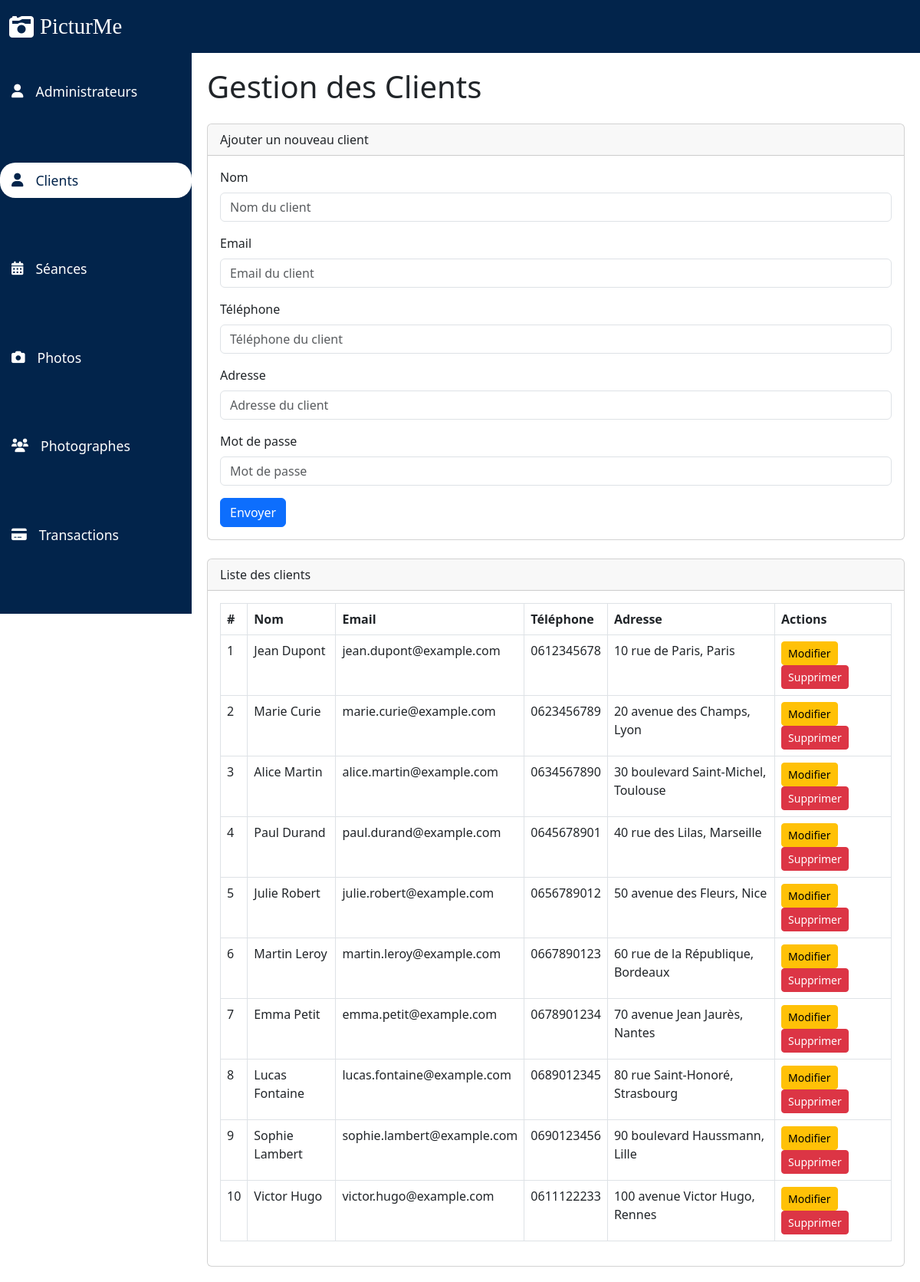
Page /pages/dashboard/clients.php on the committed database.
### tables this page shows
CREATE TABLE Client (
                        id_client INT PRIMARY KEY AUTO_INCREMENT,
                        nom VARCHAR(100) NOT NULL,
                        email VARCHAR(100) NOT NULL,
                        telephone VARCHAR(15),
                        adresse TEXT
);

### public/pages/dashboard/clients.php (the view, shortened to what this page needs)
<?php
include "../../login/connexion_bdd.php";
$sql = "SELECT * FROM Client";
$result = $conn->query($sql);
?>
<?php
include "../../composants/header.php";
include "../../composants/navbar.php";
include "../../composants/sidebar.php";
?>
<div class="content">
    <h1 class="mb-4">Gestion des Clients</h1>
    <div class="card mb-4">
        <div class="card-header">Ajouter un nouveau client</div>
        <div class="card-body">
            <form action="clients.php" method="post">
                <div class="mb-3">
                    <label for="Nom" class="form-label">Nom</label>
                    <input type="text" id="Nom" name="nom" class="form-control" placeholder="Nom du client" required>
                </div>
                <div class="mb-3">
                    <label for="email" class="form-label">Email</label>
                    <input type="email" id="email" name="email" class="form-control" placeholder="Email du client" required>
                </div>
                <div class="mb-3">
                    <label for="telephone" class="form-label">Téléphone</label>
                    <input type="tel" id="telephone" name="telephone" class="form-control" placeholder="Téléphone du client" required>
                </div>
                <div class="mb-3">
                    <label for="adresse" class="form-label">Adresse</label>
                    <input type="text" id="adresse" name="adresse" class="form-control" placeholder="Adresse du client" required>
                </div>
                <div class="mb-3">
                    <label for="mot_de_passe" class="form-label">Mot de passe</label>
                    <input type="password" id="mot_de_passe" name="mot_de_passe" class="form-control" placeholder="Mot de passe" required>
                </div>
                <button type="submit" class="btn btn-primary">Envoyer</button>
            </form>
        </div>
    </div>
    <div class="card">
        <div class="card-header">Liste des clients</div>
        <div class="card-body">
            <table class="table table-bordered">
                <thead>
                <tr>
                    <th>#</th>
                    <th>Nom</th>
                    <th>Email</th>
                    <th>Téléphone</th>
                    <th>Adresse</th>
                    <th>Actions</th>
                </tr>
                </thead>
                <tbody>
                <?php if ($result->num_rows > 0): ?>
                    <?php while ($row = $result->fetch_assoc()): ?>
                        <tr>
                            <td><?php echo $row['id_client']; ?></td>
                            <td><?php echo $row['nom']; ?></td>
                            <td><?php echo $row['email']; ?></td>
                            <td><?php echo $row['telephone']; ?></td>
                            <td><?php echo $row['adresse']; ?></td>
                            <td>
                                <a href="edit_client.php?id=<?php echo $row['id_client']; ?>" class="btn btn-warning btn-sm">Modifier</a>
                                <a href="delete_client.php?id=<?php echo $row['id_client']; ?>" class="btn btn-danger btn-sm">Supprimer</a>
                            </td>
                        </tr>
                    <?php endwhile; ?>
                <?php else: ?>
                    <tr>
                        <td colspan="6" class="text-center">Aucun client trouvé</td>
                    </tr>
                <?php endif; ?>
                </tbody>
            </table>
        </div>
    </div>
</div>
</body>
</html>

### public/composants/header.php (shortened to what this page needs)
<!DOCTYPE html>
<html lang="en">
<head>
    <link href="https://cdn.jsdelivr.net/npm/bootstrap@5.3.0/dist/css/bootstrap.min.css" rel="stylesheet">
    <link href="https://cdnjs.cloudflare.com/ajax/libs/font-awesome/6.0.0/css/all.min.css" rel="stylesheet">
    <link rel="stylesheet" href="../../../ressources/css/dashboard.css">
</head>
<body>

### public/composants/navbar.php (shortened to what this page needs)
<nav class="navbar navbar-expand-lg navbar-light navbar-custom">
    <div class="container-fluid">
        <i class="fa fa-camera-retro me-2" aria-hidden="true"></i>
        <span class="navbar-brand">PicturMe</span>
    </div>
</nav>

### public/composants/sidebar.php (shortened to what this page needs)
<?php
$current_page = basename($_SERVER['PHP_SELF']);
?>
<div class="sidebar d-flex flex-column">
    <div class="nav-links flex-grow-1">
        <a href="dashboard.php" class="d-flex align-items-center <?php echo $current_page == 'dashboard.php' ? 'active' : ''; ?>">
            <i class="fas fa-user me-3"></i> Administrateurs
        </a>
        <a href="clients.php" class="d-flex align-items-center <?php echo $current_page == 'clients.php' ? 'active' : ''; ?>">
            <i class="fas fa-user me-3"></i> Clients
        </a>
        <a href="seances.php" class="d-flex align-items-center <?php echo $current_page == 'seances.php' ? 'active' : ''; ?>">
            <i class="fas fa-calendar-alt me-3"></i> Séances
        </a>
        <a href="photos.php" class="d-flex align-items-center <?php echo $current_page == 'photos.php' ? 'active' : ''; ?>">
            <i class="fas fa-camera me-3"></i> Photos
        </a>
        <a href="photographes.php" class="d-flex align-items-center <?php echo $current_page == 'photographes.php' ? 'active' : ''; ?>">
            <i class="fas fa-users me-3"></i> Photographes
        </a>
        <a href="transactions.php" class="d-flex align-items-center <?php echo $current_page == 'transactions.php' ? 'active' : ''; ?>">
            <i class="fas fa-credit-card me-3"></i> Transactions
        </a>
    </div>
</div>

### ressources/css/dashboard.css (style rules this page uses)
.sidebar { width: 250px; background-color: #02244b; color: white; height: 100vh; display: flex; flex-direction: column; position: fixed; top: 0; left: 0; padding-top: 1rem; }
.sidebar .nav-links { display: flex; flex-direction: column; justify-content: space-between; margin: 5rem 0; }
.sidebar a { color: white; text-decoration: none; padding: 10px 15px; font-size: 1.1rem; font-weight: 500; }
.active { background-color: #ffffff !important; color: #02244b !important; border-radius: 20px; font-weight: bold; }
.content { margin-left: 250px; padding: 20px; overflow-y: auto; }
.navbar-custom { background-color:#02244b ; top:0; }
.navbar-brand { color:white; }

### public/composants/header.php (style rules this page uses)
.navbar-custom { background-color:#02244b ; color: white; position: sticky; top: 0; z-index: 1000; }
.navbar-brand { font-family: 'Lobster', cursive; color: white; font-size: 1.8rem; }
.fa-camera-retro { font-size: 2rem; color: #ffffff; }

### rows in the picture
client: id_client "1", nom "Jean Dupont", email "jean.dupont@example.com", telephone "0612345678", adresse "10 rue de Paris, Paris"
client: id_client "2", nom "Marie Curie", email "marie.curie@example.com", telephone "0623456789", adresse "20 avenue des Champs, Lyon"
client: id_client "3", nom "Alice Martin", email "alice.martin@example.com", telephone "0634567890", adresse "30 boulevard Saint-Michel, Toulouse"
client: id_client "4", nom "Paul Durand", email "paul.durand@example.com", telephone "0645678901", adresse "40 rue des Lilas, Marseille"
client: id_client "5", nom "Julie Robert", email "julie.robert@example.com", telephone "0656789012", adresse "50 avenue des Fleurs, Nice"
client: id_client "6", nom "Martin Leroy", email "martin.leroy@example.com", telephone "0667890123", adresse "60 rue de la République, Bordeaux"
client: id_client "7", nom "Emma Petit", email "emma.petit@example.com", telephone "0678901234", adresse "70 avenue Jean Jaurès, Nantes"
client: id_client "8", nom "Lucas Fontaine", email "lucas.fontaine@example.com", telephone "0689012345", adresse "80 rue Saint-Honoré, Strasbourg"
client: id_client "9", nom "Sophie Lambert", email "sophie.lambert@example.com", telephone "0690123456", adresse "90 boulevard Haussmann, Lille"
client: id_client "10", nom "Victor Hugo", email "victor.hugo@example.com", telephone "0611122233", adresse "100 avenue Victor Hugo, Rennes"
